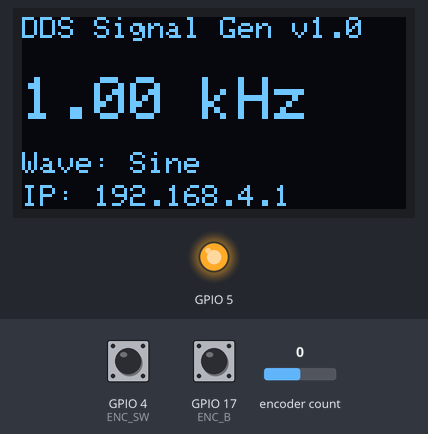
A sketch run on a simulated ESP32. On the bench: 128×64 one-colour display, output pins drawn as LEDs (lit = HIGH). The inputs (shaded band) are chosen by the test bench; at power-on: encoder count 0, GPIO 4 (ENC_SW) HIGH, GPIO 17 (ENC_B) HIGH. What the sketch prints to the serial monitor is not drawn.

Above: at 2.2 s.
2.3 s: encoder count set to 1
At 3.0 s:
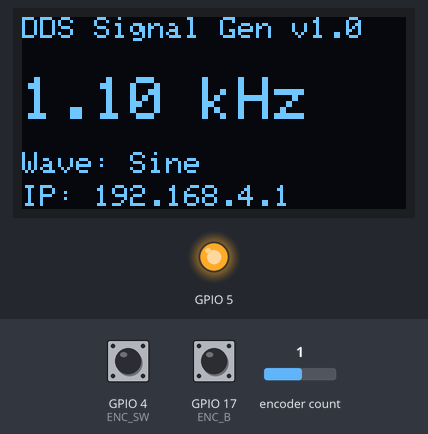
3.9 s: GPIO 4 (ENC_SW) pulled LOW for 0.15 s
At 5.3 s:
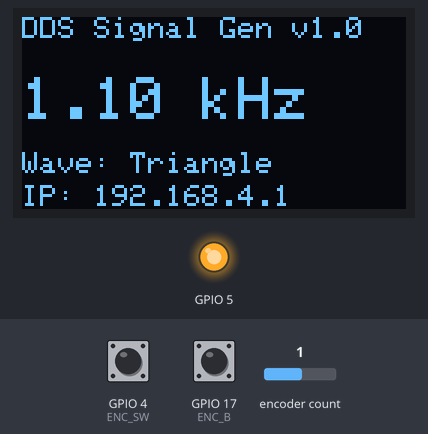
5.6 s: GPIO 4 (ENC_SW) pulled LOW for 1 s
At 6.6 s:
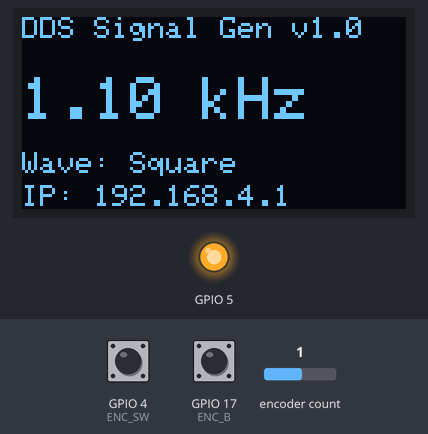
8.1 s: encoder count set to 2
At 9.5 s:
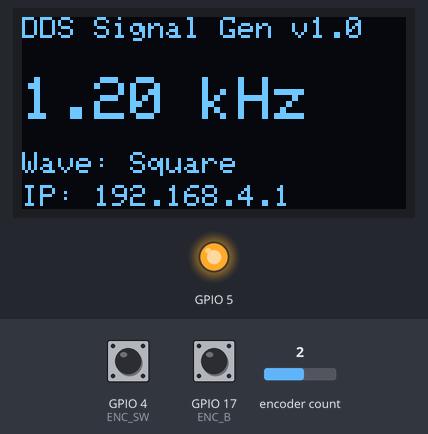
9.8 s: encoder count set to 3
At 10.6 s:
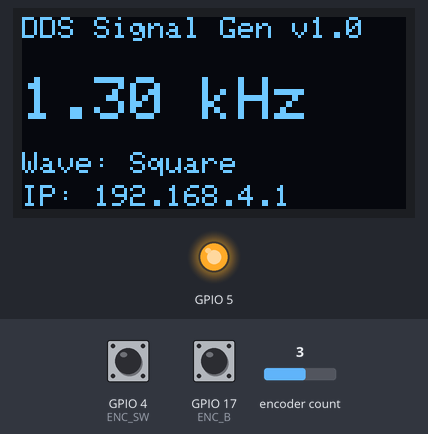
Timing chart, 0 to 12.4 s (numbered marks = the images above; inputs shaded):
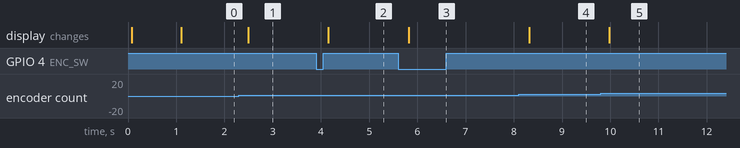

The sketch:

ESP32_DDS_Pro.ino
```cpp
/**
 * ESP32 Advanced DDS Signal Generator
 * Version: 1.0.0
 *
 * Features:
 * - Precision frequency generation (0.01Hz - 5MHz)
 * - Sine/Triangle/Square waveforms
 * - OLED display with real-time parameters
 * - Web-based remote control interface
 * - Rotary encoder for local control
 * - Signal processing and calibration
 */

#include <SPI.h>
#include <WiFi.h>
#include <ESP32Encoder.h>
#include "src/ad9833_controller.h"
#include "src/web_interface.h"
#include "src/oled_ui.h"
#include "src/signal_processor.h"

// ================= Hardware Configuration =================
#define AD9833_FSYNC   5   // FSYNC pin for AD9833
#define ENC_A          16  // Rotary encoder A phase
#define ENC_B          17  // Rotary encoder B phase
#define ENC_SW         4   // Encoder switch button
#define OLED_SDA       21  // OLED SDA pin
#define OLED_SCL       22  // OLED SCL pin

// ================= Global Variables & Constants =================
const unsigned long DISPLAY_REFRESH = 250;  // ms between display updates
const float FREQ_STEP_SMALL = 0.1;          // Fine adjustment step
const float FREQ_STEP_LARGE = 100.0;         // Coarse adjustment step

enum Waveform { SINE, TRIANGLE, SQUARE };
Waveform currentWaveform = SINE;

volatile float currentFrequency = 1000.0;    // Default 1kHz
volatile bool frequencyChanged = false;
volatile bool waveformChanged = false;
volatile bool encoderPressed = false;

unsigned long lastDisplayUpdate = 0;
String apIP = "";

// ================= Object Instances =================
AD9833Controller dds(AD9833_FSYNC);
OLED_UI display(OLED_SDA, OLED_SCL);
WebInterface webInterface(dds);
SignalProcessor signalProcessor;
ESP32Encoder encoder;

// ================= Interrupt Service Routines =================
void IRAM_ATTR handleEncoder() {
  static int lastCount = 0;
  int newCount = encoder.getCount();

  if (newCount > lastCount) {
    currentFrequency += (currentFrequency < 1000) ? FREQ_STEP_SMALL : FREQ_STEP_LARGE;
  } else if (newCount < lastCount) {
    currentFrequency -= (currentFrequency <= 1000) ? FREQ_STEP_SMALL : FREQ_STEP_LARGE;
  }

  currentFrequency = constrain(currentFrequency, 0.01, 5000000);
  lastCount = newCount;
  frequencyChanged = true;
}

void IRAM_ATTR handleEncoderSwitch() {
  encoderPressed = true;
}

// ================= Waveform Management =================
String getWaveformString() {
  switch(currentWaveform) {
    case SINE: return "Sine";
    case TRIANGLE: return "Triangle";
    case SQUARE: return "Square";
    default: return "Unknown";
  }
}

void changeWaveform() {
  currentWaveform = static_cast<Waveform>((currentWaveform + 1) % 3);
  waveformChanged = true;
}

// ================= DDS Update Handler =================
void updateDDSOutput() {
  uint16_t waveformMode;

  switch(currentWaveform) {
    case SINE: waveformMode = AD9833_SINE; break;
    case TRIANGLE: waveformMode = AD9833_TRIANGLE; break;
    case SQUARE: waveformMode = AD9833_SQUARE; break;
  }

  dds.setFrequency(currentFrequency, waveformMode);
}

// ================= Initialization Functions =================
void initEncoder() {
  encoder.attachHalfQuad(ENC_A, ENC_B);
  encoder.setCount(0);
  attachInterrupt(digitalPinToInterrupt(ENC_A), handleEncoder, CHANGE);
  attachInterrupt(digitalPinToInterrupt(ENC_B), handleEncoder, CHANGE);
  pinMode(ENC_SW, INPUT_PULLUP);
  attachInterrupt(digitalPinToInterrupt(ENC_SW), handleEncoderSwitch, FALLING);
}

void initSystem() {
  Serial.begin(115200);
  Serial.println("\n\nInitializing DDS Signal Generator...");

  // Initialize DDS module
  dds.begin();
  dds.setFrequency(currentFrequency, AD9833_SINE);

  // Initialize OLED display
  if (!display.begin()) {
    Serial.println("OLED initialization failed! System halted");
    while(true); // Critical failure - halt system
  }
  display.showSplashScreen();

  // Initialize signal processing
  signalProcessor.setLowPassFilter(1000000); // 1MHz cutoff
  signalProcessor.calibrateDCOffset();

  // Initialize rotary encoder
  initEncoder();

  // Start WiFi and web interface
  webInterface.begin();
  apIP = WiFi.softAPIP().toString();
  Serial.println("Access Point Started");
  Serial.print("IP Address: ");
  Serial.println(apIP);

  delay(1000); // Allow hardware to stabilize
}

// ================= Main Functions =================
void setup() {
  initSystem();
  Serial.println("System initialization complete");
}

void loop() {
  // Handle DDS updates
  if (frequencyChanged || waveformChanged) {
    updateDDSOutput();
    frequencyChanged = false;
    waveformChanged = false;
    Serial.print("DDS Updated: ");
    Serial.print(currentFrequency);
    Serial.print(" Hz, Waveform: ");
    Serial.println(getWaveformString());
  }

  // Handle encoder button press
  if (encoderPressed) {
    changeWaveform();
    encoderPressed = false;
    Serial.println("Waveform changed");
  }

  // Update display periodically
  if (millis() - lastDisplayUpdate > DISPLAY_REFRESH) {
    display.update(currentFrequency, getWaveformString(), apIP);
    lastDisplayUpdate = millis();
  }

  // Add small delay to prevent watchdog triggers
  delay(10);
}
```

ad9833.cpp
```cpp
#include "ad9833.h"

AD9833::AD9833(int fsyncPin) : _fsyncPin(fsyncPin) {}

void AD9833::begin() {
    pinMode(_fsyncPin, OUTPUT);
    digitalWrite(_fsyncPin, HIGH);
    SPI.begin();
    _controlReg = 0;
}

void AD9833::reset() {
    // Set reset bit and clear it after 10ns (immediate in code)
    _controlReg |= (1 << RESET);
    writeRegister(_controlReg);
    delayMicroseconds(10);
    _controlReg &= ~(1 << RESET);
    writeRegister(_controlReg);
}

void AD9833::setFrequency(float frequency, uint16_t waveform) {
    // Validate frequency input
    if (frequency < 0.01) frequency = 0.01;
    if (frequency > 12500000) frequency = 12500000;  // AD9833 max clock

    // Calculate frequency register value
    uint32_t freqWord = static_cast<uint32_t>(frequency * 268435456.0 / 25000000.0 + 0.5);

    // Configure control register
    _controlReg &= ~(0x3FF);  // Clear waveform bits
    _controlReg |= waveform | (1 << B28);  // Always use 28-bit mode

    // Write to frequency register 0
    writeRegister(0x4000);  // FREQ0 write, B28 sequence
    writeRegister(static_cast<uint16_t>(freqWord & 0x3FFF));
    writeRegister(static_cast<uint16_t>((freqWord >> 14) & 0x3FFF));

    // Update control register
    writeRegister(_controlReg);
}

// Private method to write to AD9833 register
void AD9833::writeRegister(uint16_t data) {
    SPI.beginTransaction(SPISettings(8000000, MSBFIRST, SPI_MODE2));
    digitalWrite(_fsyncPin, LOW);
    SPI.write16(data);
    digitalWrite(_fsyncPin, HIGH);
    SPI.endTransaction();
}
```

ad9833.h
```cpp
#ifndef AD9833_H
#define AD9833_H

#include <SPI.h>
#include <Arduino.h>

// AD9833 Control Register Bits
#define B28     13
#define HLB     12
#define FSELECT 11
#define PSELECT 10
#define RESET   8
#define SLEEP1  7
#define SLEEP12 6
#define OPBITEN 5
#define DIV2    3
#define MODE    1

// Waveform Definitions
#define AD9833_SINE     0
#define AD9833_SQUARE   (1 << OPBITEN)
#define AD9833_TRIANGLE (1 << MODE)

class AD9833 {
public:
    AD9833(int fsyncPin);

    void begin();
    void reset();
    void setFrequency(float frequency, uint16_t waveform = AD9833_SINE);

private:
    int _fsyncPin;
    uint16_t _controlReg;

    void writeRegister(uint16_t data);
    void setFrequencyReg(uint16_t reg, float frequency);
};

#endif
```

ad9833_controller.cpp
```cpp
#include "ad9833_controller.h"

AD9833Controller::AD9833Controller(uint8_t fsyncPin)
    : fsyncPin_(fsyncPin), controlReg_(0) {}

void AD9833Controller::begin() {
    pinMode(fsyncPin_, OUTPUT);
    digitalWrite(fsyncPin_, HIGH);
    SPI.begin();
    reset();
}

void AD9833Controller::reset() {
    controlReg_ |= (1 << RESET);
    writeRegister(controlReg_);
    delayMicroseconds(10);
    controlReg_ &= ~(1 << RESET);
    writeRegister(controlReg_);
}

void AD9833Controller::setFrequency(float frequency, uint16_t waveform) {
    // Validate frequency input
    frequency = constrain(frequency, 0.01, 12500000);

    // Calculate frequency word
    uint32_t freqWord = static_cast<uint32_t>(frequency * 268435456.0 / 25000000.0 + 0.5);

    // Configure control register
    controlReg_ &= ~(0x3FF);  // Clear waveform bits
    controlReg_ |= waveform | (1 << B28);  // Enable 28-bit mode

    // Write to frequency register 0
    writeRegister(0x4000);  // FREQ0 write command
    writeRegister(freqWord & 0x3FFF);  // LSB
    writeRegister((freqWord >> 14) & 0x3FFF);  // MSB

    // Update control register
    writeRegister(controlReg_);
}

void AD9833Controller::sleep(bool enable) {
    controlReg_ = enable ?
        controlReg_ | (1 << SLEEP12) :
        controlReg_ & ~(1 << SLEEP12);
    writeRegister(controlReg_);
}

void AD9833Controller::writeRegister(uint16_t data) {
    SPI.beginTransaction(SPISettings(8000000, MSBFIRST, SPI_MODE2));
    digitalWrite(fsyncPin_, LOW);
    SPI.transfer16(data);
    digitalWrite(fsyncPin_, HIGH);
    SPI.endTransaction();
}
```

ad9833_controller.h
```cpp
#ifndef AD9833_CONTROLLER_H
#define AD9833_CONTROLLER_H

#include <Arduino.h>
#include <SPI.h>

// AD9833 Register Bits
#define B28     13
#define HLB     12
#define FSELECT 11
#define PSELECT 10
#define RESET   8
#define SLEEP1  7
#define SLEEP12 6
#define OPBITEN 5
#define DIV2    3
#define MODE    1

// Waveform Definitions
#define AD9833_SINE     0
#define AD9833_SQUARE   (1 << OPBITEN)
#define AD9833_TRIANGLE (1 << MODE)

class AD9833Controller {
public:
    AD9833Controller(uint8_t fsyncPin);

    void begin();
    void reset();
    void setFrequency(float frequency, uint16_t waveform = AD9833_SINE);
    void sleep(bool enable = true);

private:
    void writeRegister(uint16_t data);
    uint8_t fsyncPin_;
    uint16_t controlReg_;
};

#endif
```

oled_ui.cpp
```cpp
#include "oled_ui.h"

OLED_UI::OLED_UI(uint8_t sda, uint8_t scl, int8_t rst)
    : display_(SCREEN_WIDTH, SCREEN_HEIGHT, &Wire, rst),
      sda_(sda), scl_(scl) {}

bool OLED_UI::begin() {
    Wire.begin(sda_, scl_);
    if(!display_.begin(SSD1306_SWITCHCAPVCC, 0x3C)) {
        return false;
    }
    display_.clearDisplay();
    display_.setTextSize(1);
    display_.setTextColor(SSD1306_WHITE);
    display_.cp437(true);
    display_.display();
    return true;
}

void OLED_UI::update(float frequency, const String& waveform, const String& ip) {
    display_.clearDisplay();

    // Header
    display_.setCursor(0, 0);
    display_.print("DDS Signal Gen v1.0");

    // Frequency
    display_.setCursor(0, 20);
    display_.setTextSize(2);

    // Format frequency based on magnitude
    if(frequency < 1000) {
        display_.print(frequency, 2);
        display_.print(" Hz");
    } else if(frequency < 1000000) {
        display_.print(frequency / 1000, 2);
        display_.print(" kHz");
    } else {
        display_.print(frequency / 1000000, 2);
        display_.print(" MHz");
    }

    // Waveform
    display_.setTextSize(1);
    display_.setCursor(0, 45);
    display_.print("Wave: ");
    display_.print(waveform);

    // IP Address
    display_.setCursor(0, 56);
    display_.print("IP: ");
    display_.print(ip);

    display_.display();
}

void OLED_UI::showSplashScreen() {
    display_.clearDisplay();
    display_.setCursor(10, 15);
    display_.setTextSize(2);
    display_.print("DDS GEN");
    display_.setCursor(30, 40);
    display_.setTextSize(1);
    display_.print("Initializing...");
    display_.display();
}
```

oled_ui.h
```cpp
#ifndef OLED_UI_H
#define OLED_UI_H

#include <Adafruit_SSD1306.h>
#include <Wire.h>

#define SCREEN_WIDTH 128
#define SCREEN_HEIGHT 64

class OLED_UI {
public:
    OLED_UI(uint8_t sda, uint8_t scl, int8_t rst = -1);
    bool begin();
    void update(float frequency, const String& waveform, const String& ip);
    void showSplashScreen();

private:
    Adafruit_SSD1306 display_;
    uint8_t sda_;
    uint8_t scl_;
};

#endif
```

signal_processor.cpp
```cpp
#include "signal_processor.h"

SignalProcessor::SignalProcessor()
    : filterCutoff_(1000000), dcOffset_(0),
      filterState_(0), filterCoefficient_(0.1) {}

float SignalProcessor::applyFilters(float rawValue) {
    // Simple low-pass IIR filter implementation
    filterState_ = (1.0 - filterCoefficient_) * filterState_ +
                  filterCoefficient_ * rawValue;

    // Apply DC offset
    return filterState_ + dcOffset_;
}

void SignalProcessor::calibrateDCOffset() {
    // Placeholder for actual calibration routine
    // This would normally sample the output and calculate offset
    dcOffset_ = 0.05;  // Simulated calibration result
}

void SignalProcessor::setLowPassFilter(float cutoff) {
    filterCutoff_ = constrain(cutoff, 1000, 10000000);

    // Calculate coefficient based on cutoff frequency
    // Simple approximation: T = 1/(2πf), coefficient = 1 - e^(-1/(T*sampleRate))
    // Assuming sample rate of 1MHz for processing
    float timeConstant = 1.0 / (2 * PI * filterCutoff_);
    filterCoefficient_ = 1.0 - exp(-1.0 / (timeConstant * 1000000));
    filterCoefficient_ = constrain(filterCoefficient_, 0.001, 0.5);
}

String SignalProcessor::getStatus() {
    char buffer[60];
    if(filterCutoff_ < 1000000) {
        snprintf(buffer, sizeof(buffer), "LPF: %.2f kHz | DC: %.2f mV",
                 filterCutoff_ / 1000, dcOffset_ * 1000);
    } else {
        snprintf(buffer, sizeof(buffer), "LPF: %.2f MHz | DC: %.2f mV",
                 filterCutoff_ / 1000000, dcOffset_ * 1000);
    }
    return String(buffer);
}
```

signal_processor.h
```cpp
#ifndef SIGNAL_PROCESSOR_H
#define SIGNAL_PROCESSOR_H

#include <Arduino.h>

class SignalProcessor {
public:
    SignalProcessor();
    float applyFilters(float rawValue);
    void calibrateDCOffset();
    void setLowPassFilter(float cutoff);
    String getStatus();

private:
    float filterCutoff_;
    float dcOffset_;
    float filterState_;
    float filterCoefficient_;
};

#endif
```

web_interface.cpp
```cpp
#include "web_interface.h"

WebInterface::WebInterface(AD9833Controller& dds)
    : server_(80), dds_(dds) {}

void WebInterface::begin() {
    // Start WiFi AP
    WiFi.softAP("DDS_Generator", "generate123");

    // Setup routes
    server_.on("/", HTTP_GET, [](AsyncWebServerRequest *request) {
        request->send_P(200, "text/html", WEB_INTERFACE_HTML);
    });

    server_.on("/frequency", HTTP_GET, [this](AsyncWebServerRequest *request) {
        if (request->hasParam("value")) {
            float freq = request->getParam("value")->value().toFloat();
            dds_.setFrequency(freq);
            request->send(200, "text/plain", "OK");
        } else {
            request->send(400, "text/plain", "Missing frequency parameter");
        }
    });

    server_.on("/waveform", HTTP_GET, [this](AsyncWebServerRequest *request) {
        if (request->hasParam("type")) {
            String wave = request->getParam("type")->value();
            if (wave == "sine") dds_.setFrequency(0, AD9833_SINE);
            else if (wave == "triangle") dds_.setFrequency(0, AD9833_TRIANGLE);
            else if (wave == "square") dds_.setFrequency(0, AD9833_SQUARE);
            request->send(200, "text/plain", "OK");
        } else {
            request->send(400, "text/plain", "Missing waveform type");
        }
    });

    server_.on("/calibrate", HTTP_GET, [](AsyncWebServerRequest *request) {
        // Placeholder for calibration endpoint
        request->send(200, "text/plain", "Calibration not implemented yet");
    });

    server_.begin();
}

const char WebInterface::WEB_INTERFACE_HTML[] PROGMEM = R"rawliteral(
<!DOCTYPE html>
<html>
<head>
  <title>DDS Control</title>
  <meta name="viewport" content="width=device-width, initial-scale=1">
  <style>
    body { font-family: Arial; text-align: center; margin-top: 20px; }
    .slider { width: 80%; margin: 20px; }
    .wave-btn { padding: 15px; margin: 10px; font-size: 1.2em; }
    .status { margin-top: 30px; padding: 10px; background: #f0f0f0; }
  </style>
</head>
<body>
  <h1>ESP32 DDS Generator</h1>

  <div>
    <h2 id="freq-display">1000 Hz</h2>
    <input type="range" min="1" max="5000000" value="1000"
           class="slider" id="freq-slider">
  </div>

  <div>
    <button class="wave-btn" onclick="setWave('sine')">Sine</button>
    <button class="wave-btn" onclick="setWave('triangle')">Triangle</button>
    <button class="wave-btn" onclick="setWave('square')">Square</button>
  </div>

  <div class="status">
    <p>Device Status: <span id="device-status">Operational</span></p>
    <p>IP: <span id="device-ip">192.168.4.1</span></p>
  </div>

  <script>
    const freqSlider = document.getElementById('freq-slider');
    const freqDisplay = document.getElementById('freq-display');
    const deviceStatus = document.getElementById('device-status');

    // Set initial IP display
    document.getElementById('device-ip').textContent = window.location.hostname;

    freqSlider.addEventListener('input', function() {
      const freq = this.value;
      freqDisplay.textContent = freq + ' Hz';

      // Send frequency update
      fetch(`/frequency?value=${freq}`)
        .then(response => {
          if(!response.ok) deviceStatus.textContent = 'Update failed';
          else deviceStatus.textContent = 'Frequency updated';
        })
        .catch(() => deviceStatus.textContent = 'Network error');
    });

    function setWave(waveType) {
      deviceStatus.textContent = 'Updating waveform...';
      fetch(`/waveform?type=${waveType}`)
        .then(response => {
          if(response.ok) deviceStatus.textContent = 'Waveform updated';
          else deviceStatus.textContent = 'Update failed';
        })
        .catch(() => deviceStatus.textContent = 'Network error');
    }

    // Update status periodically
    setInterval(() => {
      deviceStatus.textContent = 'Operational';
    }, 10000);
  </script>
</body>
</html>
)rawliteral";
```

web_interface.h
```cpp
#ifndef WEB_INTERFACE_H
#define WEB_INTERFACE_H

#include <WiFi.h>
#include <AsyncTCP.h>
#include <ESPAsyncWebServer.h>
#include "ad9833_controller.h"

class WebInterface {
public:
    WebInterface(AD9833Controller& dds);
    void begin();

private:
    AsyncWebServer server_;
    AD9833Controller& dds_;

    static const char WEB_INTERFACE_HTML[];
};

#endif
```

Measured:
- after the input at 2.3 s, the display: changes after 0.19 s (image 1)
- after the input at 3.9 s, the display: changes after 0.26 s (image 2)
- after the input at 5.6 s, the display: changes after 0.22 s (image 3)
- after the input at 8.1 s, the display: changes after 0.22 s (image 4)
- after the input at 9.8 s, the display: changes after 0.18 s (image 5)
